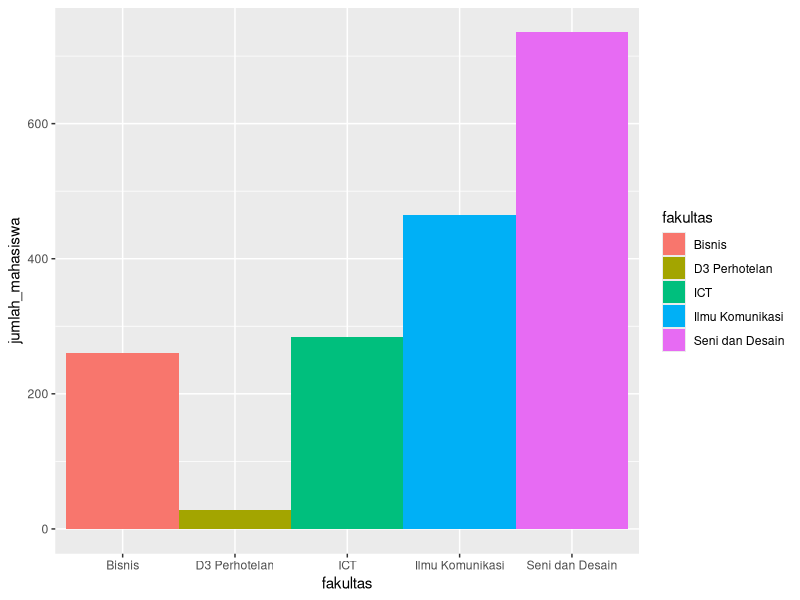
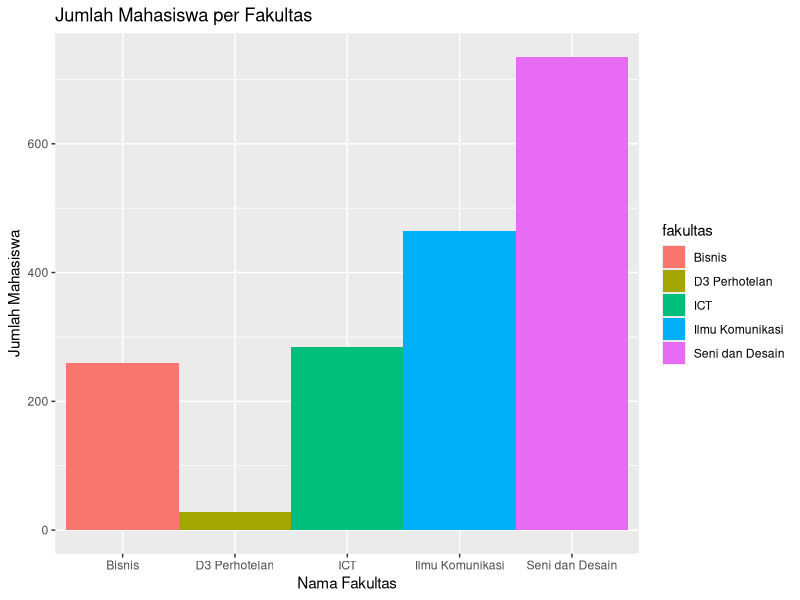

The R source for these figures, in order:
fakultas <- c("Bisnis", "D3 Perhotelan", "ICT", "Ilmu Komunikasi", "Seni dan Desain")
jumlah_mahasiswa <- c(260, 28, 284, 465, 735)
akreditasi <- c("A","A","B","A","A")

info_mahasiswa <- data.frame(fakultas, jumlah_mahasiswa, akreditasi)
info_mahasiswa

library("ggplot2")

#Make graph
gambar <- ggplot(info_mahasiswa, aes(x=fakultas, y=jumlah_mahasiswa, fill=fakultas))
gambar <- gambar + geom_bar(width=1, stat="identity")
gambar

#Membuat dua vector
fakultas <- c("Bisnis", "D3 Perhotelan", "ICT", "Ilmu Komunikasi", "Seni dan Desain")
jumlah_mahasiswa <- c(260, 28, 284, 465, 735)
akreditasi <- c("A","A","B","A","A")

#Buat data frame dari ketiga vector di atas
info_mahasiswa <- data.frame(fakultas, jumlah_mahasiswa, akreditasi)
info_mahasiswa

#Menggunakan package ggplot2
library(ggplot2)

#Membuat kanvas
gambar <- ggplot(info_mahasiswa, aes(x=fakultas, y=jumlah_mahasiswa, fill=fakultas))

#Menambahkan objek bar chart, simpan kembali sebagai variable gambar
gambar <- gambar + geom_bar(width=1, stat="identity")

#Menambahkan judul grafik
gambar <- gambar + ggtitle("Jumlah Mahasiswa per Fakultas")
#Menambahkan caption pada sumbu x
gambar <- gambar + xlab("Nama Fakultas")

#Menambahkan caption pada sumbu y
gambar <- gambar + ylab("Jumlah Mahasiswa")

#Menggambar grafik
gambar
